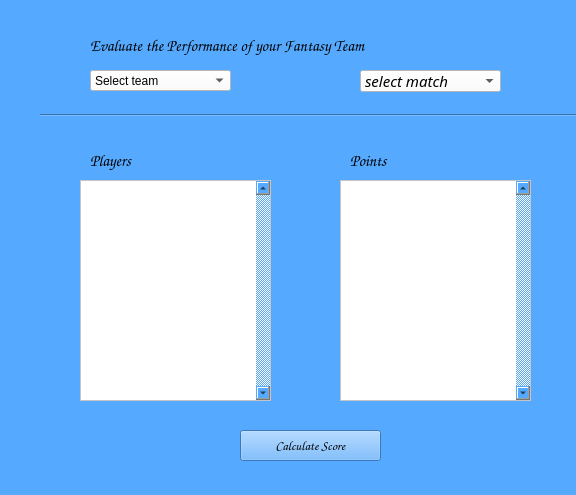
<?xml version="1.0" encoding="UTF-8"?>
<ui version="4.0">
 <class>evaluate_team</class>
 <widget class="QDialog" name="evaluate_team">
  <property name="geometry">
   <rect>
    <x>0</x>
    <y>0</y>
    <width>576</width>
    <height>495</height>
   </rect>
  </property>
  <property name="windowTitle">
   <string>Dialog</string>
  </property>
  <property name="styleSheet">
   <string notr="true">background-color: rgb(199, 199, 199);
background-color: rgb(85, 170, 255);</string>
  </property>
  <widget class="QLabel" name="label">
   <property name="geometry">
    <rect>
     <x>90</x>
     <y>20</y>
     <width>391</width>
     <height>51</height>
    </rect>
   </property>
   <property name="font">
    <font>
     <family>Comic Sans MS</family>
     <pointsize>12</pointsize>
    </font>
   </property>
   <property name="text">
    <string>Evaluate the Performance of your Fantasy Team</string>
   </property>
  </widget>
  <widget class="QComboBox" name="s_team">
   <property name="geometry">
    <rect>
     <x>90</x>
     <y>70</y>
     <width>141</width>
     <height>21</height>
    </rect>
   </property>
   <property name="styleSheet">
    <string notr="true">background-color: rgb(255, 255, 255);
font: 75 italic 10pt &quot;Century Gothic&quot;;</string>
   </property>
   <property name="currentText">
    <string>Select team</string>
   </property>
   <item>
    <property name="text">
     <string>Select team</string>
    </property>
   </item>
  </widget>
  <widget class="QComboBox" name="s_match">
   <property name="enabled">
    <bool>true</bool>
   </property>
   <property name="geometry">
    <rect>
     <x>360</x>
     <y>70</y>
     <width>141</width>
     <height>22</height>
    </rect>
   </property>
   <property name="font">
    <font>
     <family>Century Gothic</family>
     <pointsize>11</pointsize>
     <weight>9</weight>
     <italic>true</italic>
     <bold>false</bold>
    </font>
   </property>
   <property name="styleSheet">
    <string notr="true">background-color: rgb(255, 255, 255);
font: 75 italic 11pt &quot;Century Gothic&quot;;</string>
   </property>
   <item>
    <property name="text">
     <string extracomment="select amatch">select match</string>
    </property>
   </item>
   <item>
    <property name="text">
     <string>Match1</string>
    </property>
   </item>
  </widget>
  <widget class="Line" name="line">
   <property name="geometry">
    <rect>
     <x>40</x>
     <y>95</y>
     <width>551</width>
     <height>41</height>
    </rect>
   </property>
   <property name="styleSheet">
    <string notr="true">color: rgb(0, 0, 0);</string>
   </property>
   <property name="orientation">
    <enum>Qt::Horizontal</enum>
   </property>
  </widget>
  <widget class="QLabel" name="label_2">
   <property name="geometry">
    <rect>
     <x>90</x>
     <y>150</y>
     <width>81</width>
     <height>21</height>
    </rect>
   </property>
   <property name="font">
    <font>
     <family>Comic Sans MS</family>
     <pointsize>12</pointsize>
     <weight>50</weight>
     <bold>false</bold>
    </font>
   </property>
   <property name="text">
    <string>Players</string>
   </property>
  </widget>
  <widget class="QLabel" name="label_3">
   <property name="geometry">
    <rect>
     <x>350</x>
     <y>150</y>
     <width>81</width>
     <height>21</height>
    </rect>
   </property>
   <property name="font">
    <font>
     <family>Comic Sans MS</family>
     <pointsize>12</pointsize>
     <weight>50</weight>
     <bold>false</bold>
    </font>
   </property>
   <property name="text">
    <string>Points</string>
   </property>
  </widget>
  <widget class="QPushButton" name="total_score">
   <property name="enabled">
    <bool>true</bool>
   </property>
   <property name="geometry">
    <rect>
     <x>240</x>
     <y>430</y>
     <width>141</width>
     <height>31</height>
    </rect>
   </property>
   <property name="font">
    <font>
     <family>Comic Sans MS</family>
     <pointsize>10</pointsize>
    </font>
   </property>
   <property name="cursor">
    <cursorShape>ArrowCursor</cursorShape>
   </property>
   <property name="statusTip">
    <string>calculating score</string>
   </property>
   <property name="text">
    <string>Calculate Score</string>
   </property>
   <property name="autoDefault">
    <bool>false</bool>
   </property>
  </widget>
  <widget class="QListWidget" name="playr_name">
   <property name="geometry">
    <rect>
     <x>80</x>
     <y>180</y>
     <width>191</width>
     <height>221</height>
    </rect>
   </property>
   <property name="font">
    <font>
     <family>Comic Sans MS</family>
     <pointsize>10</pointsize>
     <weight>75</weight>
     <bold>true</bold>
    </font>
   </property>
   <property name="styleSheet">
    <string notr="true">background-color: rgb(255, 255, 255);</string>
   </property>
   <property name="verticalScrollBarPolicy">
    <enum>Qt::ScrollBarAlwaysOn</enum>
   </property>
   <property name="defaultDropAction">
    <enum>Qt::IgnoreAction</enum>
   </property>
   <property name="selectionMode">
    <enum>QAbstractItemView::NoSelection</enum>
   </property>
  </widget>
  <widget class="QListWidget" name="playr_score">
   <property name="geometry">
    <rect>
     <x>340</x>
     <y>180</y>
     <width>191</width>
     <height>221</height>
    </rect>
   </property>
   <property name="font">
    <font>
     <family>Comic Sans MS</family>
     <pointsize>10</pointsize>
     <weight>75</weight>
     <bold>true</bold>
    </font>
   </property>
   <property name="styleSheet">
    <string notr="true">background-color: rgb(255, 255, 255);</string>
   </property>
   <property name="verticalScrollBarPolicy">
    <enum>Qt::ScrollBarAlwaysOn</enum>
   </property>
   <property name="selectionMode">
    <enum>QAbstractItemView::NoSelection</enum>
   </property>
  </widget>
 </widget>
 <resources/>
 <connections/>
</ui>
